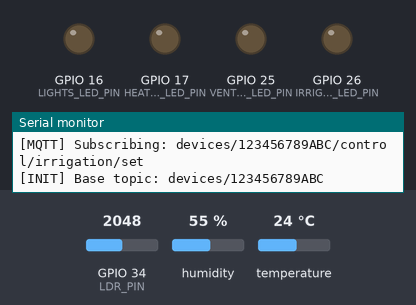
The program below on a simulated ESP32. Shown: output pins drawn as LEDs (lit = HIGH), the last lines printed to the serial monitor. The inputs (shaded band) are chosen by the test bench; at power-on: humidity 55 %, GPIO 34 (LDR_PIN) = 2048, temperature 24 °C. WiFi joins after 1.5 s; servers stay silent unless stated; no MQTT or app messages arrive unless stated.

Above: at 4.0 s.
4.1 s: humidity set to 78 %
6.5 s: humidity set to 81 %
At 11.0 s:
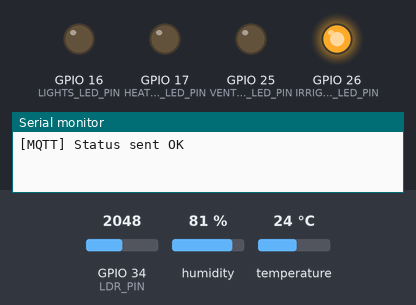
11.8 s: GPIO 34 (LDR_PIN) set to 886
16.2 s: GPIO 34 (LDR_PIN) set to 756
At 20.6 s:
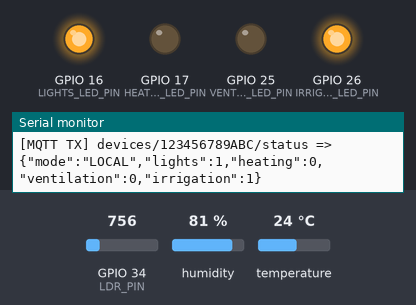
21.5 s: temperature set to 22.5 °C
At 25.6 s:
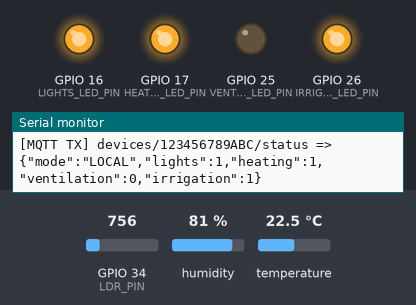
26.6 s: temperature set to 28 °C
At 30.7 s:
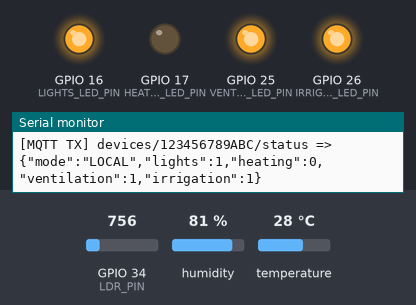
Timing chart, 0 to 32.2 s (numbered marks = the images above; inputs shaded):
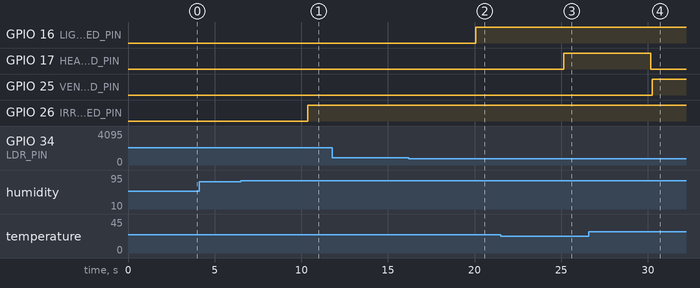

The program:

main.cpp
```cpp
#include <Arduino.h>
#include <Wire.h>
#include <DHT20.h>
#include <WiFi.h>
#include <PubSubClient.h>

// Pin Definitions
#define DHT20_SDA 18
#define DHT20_SCL 19
#define LDR_PIN 34
#define LIGHTS_LED_PIN 16
#define HEATING_LED_PIN 17
#define VENTILATION_LED_PIN 25
#define IRRIGATION_LED_PIN 26

// Wi-Fi & MQTT Setup
const char* WIFI_SSID = "IoT";
const char* WIFI_PASSWORD = "1nt3rn3t!";
const char* MQTT_BROKER = "192.168.206.92";
const uint16_t MQTT_PORT = 1883;
const char* MQTT_USERNAME = "greenhouse";
const char* MQTT_PASSWORD = "greenhouse";

const unsigned long PUBLISH_INTERVAL_MS = 5000;
unsigned long lastPublishMs = 0;

enum Mode { LOCAL, REMOTE };
Mode mode = LOCAL;

// Available Controls & Pin Mappings
#define NUM_ITEMS 4
const char* items[NUM_ITEMS] = {
    "lights",
    "heating",
    "ventilation",
    "irrigation"
};
const int pins[NUM_ITEMS] = {
    LIGHTS_LED_PIN,
    HEATING_LED_PIN,
    VENTILATION_LED_PIN,
    IRRIGATION_LED_PIN
};
bool states[NUM_ITEMS] = {false, false, false, false};

DHT20 dht20;
WiFiClient wifiClient;
PubSubClient mqttClient(wifiClient);

// Topic buffers
char baseTopic[64];
char metricsTopic[96];
char statusTopic[96];
char modeSetTopic[96];
char modeStateTopic[96];
char ctrlSetTopics[NUM_ITEMS][96];
char ctrlStateTopics[NUM_ITEMS][96];
char mqttClientId[48];

// Device Identification
void buildDeviceIdentifiers() {
    uint64_t chipId = ESP.getEfuseMac();
    uint16_t high = (uint16_t)(chipId >> 32);
    uint32_t low = (uint32_t)chipId;

    char deviceId[20];
    snprintf(deviceId, sizeof(deviceId), "%04X%08X", high, low);

    snprintf(baseTopic, sizeof(baseTopic), "devices/%s", deviceId);
    snprintf(metricsTopic, sizeof(metricsTopic), "%s/metrics", baseTopic);
    snprintf(statusTopic, sizeof(statusTopic), "%s/status", baseTopic);

    snprintf(modeSetTopic, sizeof(modeSetTopic), "%s/mode/set", baseTopic);
    snprintf(modeStateTopic, sizeof(modeStateTopic), "%s/mode/state", baseTopic);

    for (int i = 0; i < NUM_ITEMS; i++) {
        snprintf(ctrlSetTopics[i], sizeof(ctrlSetTopics[i]),
                 "%s/control/%s/set", baseTopic, items[i]);

        snprintf(ctrlStateTopics[i], sizeof(ctrlStateTopics[i]),
                 "%s/control/%s/state", baseTopic, items[i]);
    }

    snprintf(mqttClientId, sizeof(mqttClientId), "esp32-%s", deviceId);
}

void connectWiFi() {
    if (WiFi.status() == WL_CONNECTED) return;

    Serial.print("[WiFi] Connecting");
    WiFi.begin(WIFI_SSID, WIFI_PASSWORD);

    while (WiFi.status() != WL_CONNECTED) {
        delay(500);
        Serial.print('.');
    }

    Serial.println("\n[WiFi] Connected");
}

// Control Output Function
void applyOutput(int index, bool on) {
    digitalWrite(pins[index], on ? HIGH : LOW);
    states[index] = on;

    Serial.print("[CONTROL] ");
    Serial.print(items[index]);
    Serial.print(" -> ");
    Serial.println(on ? "ON" : "OFF");

    bool ok = mqttClient.publish(ctrlStateTopics[index],
                                 on ? "ON" : "OFF",
                                 true);

    Serial.print("[MQTT] Publish state ");
    Serial.print(ctrlStateTopics[index]);
    Serial.print(" = ");
    Serial.println(ok ? "OK" : "FAIL");
}

void mqttCallback(char* topic, byte* payload, unsigned int length) {

    char msg[16];
    if (length >= sizeof(msg)) return;

    memcpy(msg, payload, length);
    msg[length] = '\0';

    Serial.print("[MQTT RX] ");
    Serial.print(topic);
    Serial.print(" => ");
    Serial.println(msg);

    // Mode Switching
    if (strcmp(topic, modeSetTopic) == 0) {

        if (strcmp(msg, "REMOTE") == 0) mode = REMOTE;
        else if (strcmp(msg, "LOCAL") == 0) mode = LOCAL;

        Serial.print("[MODE] Switched to ");
        Serial.println(mode == LOCAL ? "LOCAL" : "REMOTE");

        mqttClient.publish(modeStateTopic, msg, true);
        return;
    }

    // Control Handling
    if (mode == REMOTE) {
        for (int i = 0; i < NUM_ITEMS; i++) {
            if (strcmp(topic, ctrlSetTopics[i]) == 0) {

                Serial.print("[REMOTE CONTROL] ");
                Serial.print(items[i]);
                Serial.print(" -> ");
                Serial.println(msg);

                if (strcmp(msg, "ON") == 0) {
                    applyOutput(i, true);
                } else if (strcmp(msg, "OFF") == 0) {
                    applyOutput(i, false);
                }
                break;
            }
        }
    } else {
        Serial.println("[IGNORED] Control received in LOCAL mode");
    }
}

void connectMqtt() {
    while (!mqttClient.connected()) {
        Serial.print("[MQTT] Connecting... ");
        if (mqttClient.connect(mqttClientId, MQTT_USERNAME, MQTT_PASSWORD, statusTopic, 1, true, "OFFLINE")) {
            Serial.println("OK");
            mqttClient.publish(statusTopic, "ONLINE", true);
            Serial.println("[MQTT] Published ONLINE status");
            Serial.print("[MQTT] Subscribing: ");
            Serial.println(modeSetTopic);
            mqttClient.subscribe(modeSetTopic);
            for (int i = 0; i < NUM_ITEMS; i++) {
                Serial.print("[MQTT] Subscribing: ");
                Serial.println(ctrlSetTopics[i]);
                mqttClient.subscribe(ctrlSetTopics[i]);
            }
        } else {
            Serial.print("[MQTT] Failed, state=");
            Serial.println(mqttClient.state());
            delay(5000);
        }
    }
}

// Local Automation Logic
void runLocalAutomation(float temperature, float humidity, float light) {
    bool lightsOn = light <= 20;
    bool heatingOn = temperature <= 23;
    bool ventilationOn = temperature >= 26;
    bool irrigationOn = humidity >= 80;

    Serial.println("[LOCAL MODE] Applying automation");

    applyOutput(0, lightsOn);
    applyOutput(1, heatingOn);
    applyOutput(2, ventilationOn);
    applyOutput(3, irrigationOn);
}


void setup() {
    Serial.begin(9600);
    delay(1000);

    Serial.println("\n[BOOT] Starting device...");

    Wire.begin(DHT20_SDA, DHT20_SCL);
    dht20.begin();

    for (int i = 0; i < NUM_ITEMS; i++) {
        pinMode(pins[i], OUTPUT);
        digitalWrite(pins[i], LOW);
    }

    buildDeviceIdentifiers();

    WiFi.mode(WIFI_STA);
    connectWiFi();

    mqttClient.setServer(MQTT_BROKER, MQTT_PORT);
    mqttClient.setCallback(mqttCallback);

    connectMqtt();

    Serial.print("[INIT] Base topic: ");
    Serial.println(baseTopic);
}

void loop() {
    connectWiFi();

    if (!mqttClient.connected()) {
        connectMqtt();
    }

    mqttClient.loop();

    if ((millis() - lastPublishMs) < PUBLISH_INTERVAL_MS) {
        return;
    }

    lastPublishMs = millis();

    // Retrieve sensor data
    dht20.read();
    float temperature = dht20.getTemperature();
    float humidity = dht20.getHumidity();
    float light = (analogRead(LDR_PIN) / 4095.0f) * 100.0f;

    Serial.println("\n[SENSOR]");
    Serial.print("Temperature: "); Serial.println(temperature);
    Serial.print("Humidity: "); Serial.println(humidity);
    Serial.print("Light: "); Serial.println(light);

    if (mode == LOCAL) {
        runLocalAutomation(temperature, humidity, light);
    }

    // Publish Metrics
    char payload[128];
    snprintf(payload, sizeof(payload),
             "{\"temperature\":%.1f,\"humidity\":%.1f,\"light\":%.1f}",
             temperature, humidity, light);

    bool ok1 = mqttClient.publish(metricsTopic, payload);

    Serial.print("[MQTT TX] ");
    Serial.print(metricsTopic);
    Serial.print(" => ");
    Serial.println(payload);
    Serial.println(ok1 ? "[MQTT] Metrics sent OK" : "[MQTT] Metrics send FAIL");

    // Publish Control Status
    char statusPayload[192];
    snprintf(statusPayload, sizeof(statusPayload),
             "{\"mode\":\"%s\",\"lights\":%d,\"heating\":%d,\"ventilation\":%d,\"irrigation\":%d}",
             mode == LOCAL ? "LOCAL" : "REMOTE",
             states[0], states[1], states[2], states[3]);

    bool ok2 = mqttClient.publish(statusTopic, statusPayload);

    Serial.print("[MQTT TX] ");
    Serial.print(statusTopic);
    Serial.print(" => ");
    Serial.println(statusPayload);
    Serial.println(ok2 ? "[MQTT] Status sent OK" : "[MQTT] Status send FAIL");
}
```

Measured:
- the behaviour switches between 79 and 80 % on humidity (found by bisection; images 0 and 1)
- the behaviour switches between 820 and 819 on GPIO 34 (LDR_PIN) (found by bisection; images 1 and 2)
- the behaviour switches between 23.1 and 23 °C on temperature (found by bisection; images 2 and 3)
- after the input at 6.5 s, GPIO 26 (IRRIGATION_LED_PIN): LOW → HIGH after 3.9 s
- after the input at 16.2 s, GPIO 16 (LIGHTS_LED_PIN): LOW → HIGH after 3.9 s
- after the input at 21.5 s, GPIO 17 (HEATING_LED_PIN): LOW → HIGH after 3.7 s
- after the input at 26.6 s, GPIO 17 (HEATING_LED_PIN): HIGH → LOW after 3.6 s; GPIO 25 (VENTILATION_LED_PIN): LOW → HIGH after 3.7 s
